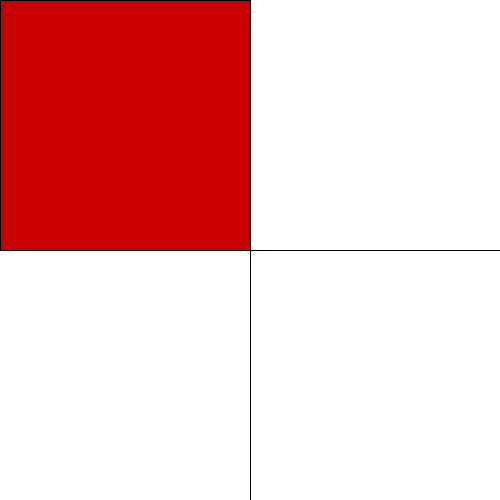
Frame 1 (no input)
Frame 60 (the mouse pressed at the canvas centre just before this capture): identical to frame 1, image omitted
Frame 120 (the mouse held since frame 60 and released just before this capture): identical to frame 1, image omitted

The Processing sketch that drew this single still picture (run headless with seeded random() and noise(); from frame 60 on, the mouse is pressed at the canvas centre):

// Processing sketch: multipleButtons
// ── multipleButtons.pde
void setup()
{
  size(500, 500);

  fill(200,0,0);
}

void draw()
{
  background(255);
  line(width/2, 0, width/2, height);
  line(0, height/2, width, height/2);

  if (mouseX<=width/2 && mouseY<=height/2)
  {
    rect(0, 0, width/2, height/2);
  }
  else if (mouseX >= width/2 && mouseY<=height/2)
  {
    rect(width/2, 0, width, height/2);    
  }
  else if (mouseX <=width/2 && mouseY>=height/2)
  {
    rect(0, height/2, width/2, height);
  }
  else
  {
     rect(width/2, height/2, width, height); 
  }
}
